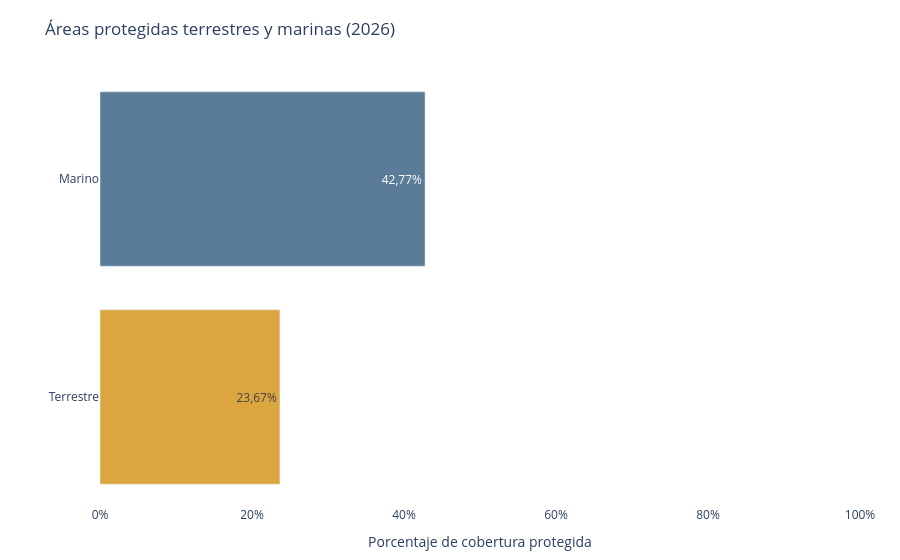

The code cell stored with this chart in its notebook:
### Markdown cell above
* Ámbito Continental (Terrestre y Dulceacuícola): Se reportan 17.911.900 hectáreas protegidas, lo que equivale a un 23,67% de la superficie continental oficial.
* Ámbito Marítimo (Marino): Se contabilizan 150.803.300 hectáreas bajo protección formal, lo que representa un 42,77% de la Zona Económica Exclusiva (ZEE) del país, superando la meta cuantitativa del 30% del Marco Mundial de Biodiversidad en este dominio.

### Code cell
col_h = scdb.columns[7]

# Valores desde posiciones exactas del Excel
ha_terrestre = pd.to_numeric(scdb.iloc[2, 7], errors="coerce")      # fila 4, columna H
pct_terrestre = pd.to_numeric(scdb.iloc[3, 7], errors="coerce")     # fila 5, columna H

ha_marino = pd.to_numeric(scdb.iloc[4, 7], errors="coerce")         # fila 6, columna H
pct_marino = pd.to_numeric(scdb.iloc[5, 7], errors="coerce")        # fila 7, columna H

# Si quieres obtener el año desde la columna Year, usando las mismas filas
anio = int(scdb.loc[scdb.index[4], "Year"]) if "Year" in scdb.columns else ""

# DataFrame para graficar
df_plot = pd.DataFrame({
    "tipo": ["Terrestre", "Marino"],
    "porcentaje": [pct_terrestre, pct_marino],
    "hectareas": [ha_terrestre, ha_marino],
    "color": ["#DBA640", "#5B7C99"]  # un color para cada barra
})

df_plot["porcentaje_txt"] = df_plot["porcentaje"].map(
    lambda x: f"{x:.2f}".replace(".", ",") + "%"
)

df_plot["hectareas_txt"] = df_plot["hectareas"].map(
    lambda x: f"{x:,.0f}".replace(",", ".")
)

fig = go.Figure()

fig.add_trace(go.Bar(
    x=df_plot["porcentaje"],
    y=df_plot["tipo"],
    orientation="h",
    text=df_plot["porcentaje_txt"],
    textposition="inside",
    marker=dict(
        color=df_plot["color"]
    ),
    customdata=df_plot[["hectareas_txt", "porcentaje_txt"]],
    hovertemplate=(
        "<b>%{y}</b><br>"
        "Superficie protegida: %{customdata[0]} ha<br>"
        "Porcentaje de cobertura: %{customdata[1]}"
        "<extra></extra>"
    )
))

fig.update_layout(
    title=f"Áreas protegidas terrestres y marinas {f'({anio})' if anio else ''}",
    xaxis=dict(
        title="Porcentaje de cobertura protegida",
        range=[0, 100],
        ticksuffix="%"
    ),
    yaxis=dict(
        title="",
        categoryorder="array",
        categoryarray=["Terrestre", "Marino"]
    ),
    height=350,
    margin=dict(l=100, r=40, t=70, b=50),
    showlegend=False,
    paper_bgcolor="white",
    plot_bgcolor="white",
    hoverlabel=dict(
        bgcolor="white",
        font=dict(color="#111827", size=13)
    )
)

fig.show()

### Figure 1 — Plotly figure (JSON) as saved in the notebook; plotly's stock layout.template omitted (floating-point values rounded to 4 significant figures)
{"data": [{"customdata": [["17.911.900", "23,67%"], ["150.803.300", "42,77%"]], "hovertemplate": "<b>%{y}</b><br>Superficie protegida: %{customdata[0]} ha<br>Porcentaje de cobertura: %{customdata[1]}<extra></extra>", "marker": {"color": ["#DBA640", "#5B7C99"]}, "orientation": "h", "text": ["23,67%", "42,77%"], "textposition": "inside", "type": "bar", "x": [23.67, 42.77], "y": ["Terrestre", "Marino"]}], "layout": {"autosize": true, "hoverlabel": {"bgcolor": "white", "font": {"color": "#111827", "size": 13}}, "margin": {"b": 50, "l": 100, "r": 40, "t": 70}, "paper_bgcolor": "white", "plot_bgcolor": "white", "showlegend": false, "title": {"text": "Áreas protegidas terrestres y marinas (2026)"}, "xaxis": {"range": [0, 100], "ticksuffix": "%", "title": {"text": "Porcentaje de cobertura protegida"}, "type": "linear"}, "yaxis": {"autorange": true, "categoryarray": ["Terrestre", "Marino"], "categoryorder": "array", "range": [-0.5, 1.5], "title": {"text": ""}, "type": "category"}}}
